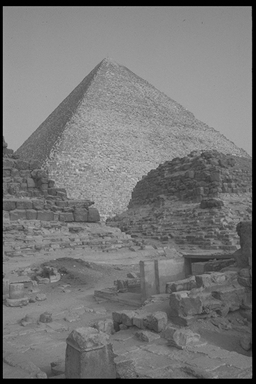
%> input picture pset6/Pyramid.bmp, 256 x 384 px
$ octave pset6_2.m   (GNU Octave 9; MATLAB toolbox functions it lacks are replaced by stand-ins)
%> lines starting %> are read from the running program, lines starting %| are printed output that depends on the picture
img = imread('Pyramid.bmp');
%> img is the input picture: size 384x256 uint8; min 0, max 200, mean 118.1
theta = [0:1:179];
R = radon(img,theta);
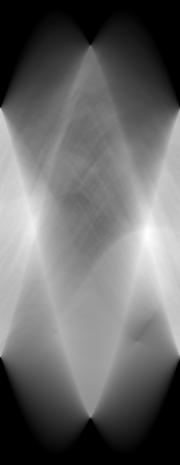
%> R: size 465x180 double; min 0, max 60865, mean 24971.9; drawn with min black and max white
img_bp = iradon(R, theta);
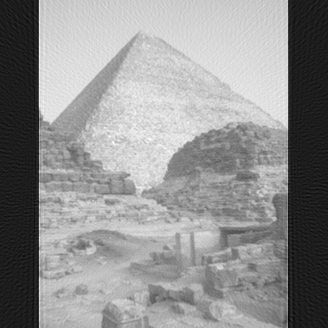
%> img_bp: size 328x328 double; min -29.43, max 179.6, mean 89.2; drawn with min black and max white
subplot(1,3,1);imshow(img_bp, []);title('iradon');
% xlswrite('projection.xls', R);
M = 465;
width = 2 ^ nextpow2(size(R, 1));
%> width = 512
img_fft = fft(R, width);
filter1 = hamming(512,'periodic');
filter2 = 2*[0:(width/2 - 1), width/2:-1:1]'/width;
filt1 = zeros(width, 180);
filt2 = zeros(width, 180);
for i = 1:180
    filt1(:, i) = img_fft(:, i).* filter1;
    filt2(:, i) = img_fft(:, i).* filter2;
end
img_ifft1 = real(ifft(filt1));
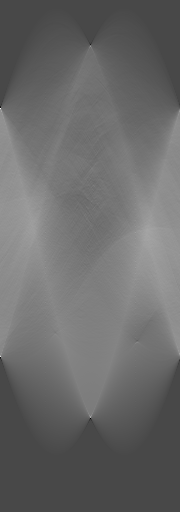
%> img_ifft1: size 512x180 double; min -3920.7, max 9801.2, mean 1814.4; drawn with min black and max white
img_ifft2 = real(ifft(filt2));
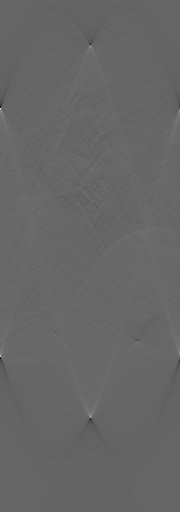
%> img_ifft2: size 512x180 double; min -5006.2, max 7436.7, mean 0; drawn with min black and max white

fbp1 = zeros(M);
fbp2 = zeros(M);
%> (the run ends here)
